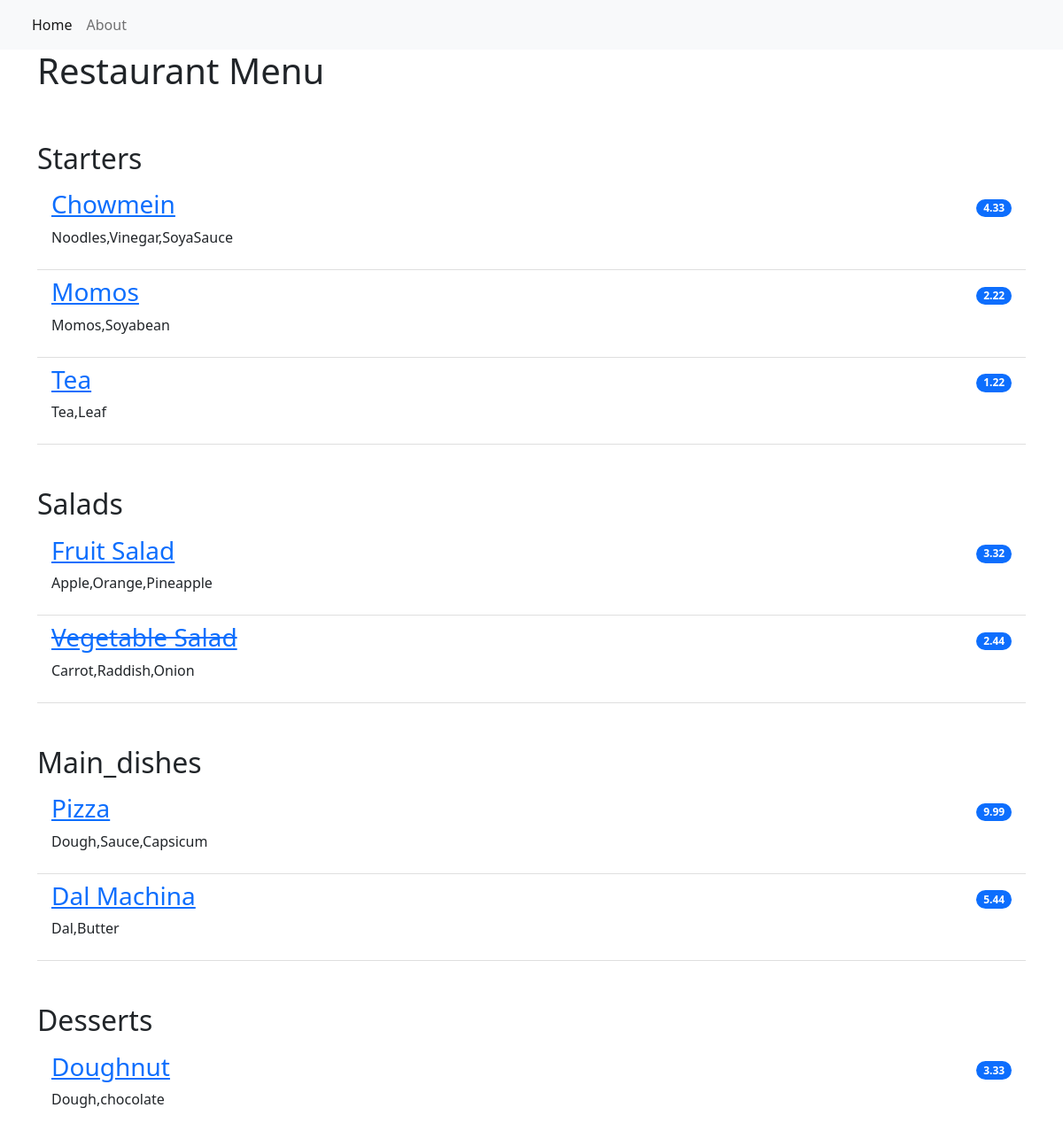
The page / on the database its author committed.
### restaurant_menu/models.py (models this page shows, shortened)
class Item(models.Model):
    meal=models.CharField(max_length=1000,unique=True)
    description=models.CharField(max_length=2000)
    price=models.DecimalField(decimal_places=2,max_digits=10)
    meal_type=models.CharField(choices=MEAL_TYPE,max_length=200)
    author=models.ForeignKey(User,on_delete=models.PROTECT)
    status=models.IntegerField(choices=STATUS,default=1)
    date_created=models.DateTimeField(auto_now_add=True)
    date_updated=models.DateTimeField(auto_now=True)

### restaurant_menu/views.py (the view)
# urls.py: path('',views.MenuList.as_view(),name="home"),
class MenuList(generic.ListView):
    queryset = Item.objects.order_by("date_created")
    template_name = "Index.html"
    def get_context_data(self, **kwargs):
        context=super().get_context_data(**kwargs)
        context["meals"]=MEAL_TYPE
        return context

### restaurant_menu/templates/index.html
{% extends 'base.html' %}
{% block content %}
<div class="container">
  <h1>Restaurant Menu</h1>
    <ul class="list-group list-group-flush">
        {% for meal in meals %}
            <h2 class="pt-5">{{ meal.1 }}</h2>
                {% for row in item_list %}
                    {% if row.meal_type == meal.0 %}
                        {% if row.status == 0 %}
                        <li class="list-group-item d-flex justify-content-between align-items-center border-0 pb-0">
                            <a href="{% url 'menu_item' row.pk %}"><h3><del>{{ row.meal }}</del></h3></a>
                            <span class="badge bg-primary rounded-pill">{{ row.price }}</span>
                        </li>
                        <li class="list-group-item pt-0">
                            <p>{{ row.description }}</p>
                        </li>
                        {% else %}
                        <li class="list-group-item d-flex justify-content-between align-items-center border-0 pb-0">
                            <a href="{% url 'menu_item' row.pk %}"><h3>{{ row.meal }}</h3></a>
                            <span class="badge bg-primary rounded-pill">{{ row.price }}</span>
                        </li>
                        <li class="list-group-item pt-0">
                            <p>{{ row.description }}</p>
                        </li>
                        {% endif %}
                    {% endif %}
                {% endfor %}
        {% endfor %}
    </ul>
</div>
{% endblock content %}

### restaurant_menu/templates/base.html (shortened to what this page needs)
<!DOCTYPE html>
<html lang="en">
    <head>
        <link href="https://cdn.jsdelivr.net/npm/bootstrap@5.2.0-beta1/dist/css/bootstrap.min.css" rel="stylesheet">
    </head>
    <body>
        <nav class="navbar navbar-expand-lg bg-light">
            <div class="container-fluid">
                <div class="collapse navbar-collapse" id="navbarNav">
                    <ul class="navbar-nav">
                         <li class="nav-item">
                            <a class="nav-link active" aria-current="page" href="{% url 'home' %}">Home</a>
                        </li>
                        <li class="nav-item">
                            <a class="nav-link" aria-current="page" href="{% url 'home' %}">About</a>
                        </li>
                    </ul>
                </div>
            </div>
        </nav>
        {% block content %}
        {% endblock content %}
    </body>
</html>

### rows shown on the page
Item: meal "Chowmein", price "4.33", description "Noodles,Vinegar,SoyaSauce"
Item: meal "Momos", price "2.22", description "Momos,Soyabean"
Item: meal "Tea", price "1.22", description "Tea,Leaf"
Item: meal "Fruit Salad", price "3.32", description "Apple,Orange,Pineapple"
Item: meal "Vegetable Salad", price "2.44", description "Carrot,Raddish,Onion"
Item: meal "Pizza", price "9.99", description "Dough,Sauce,Capsicum"
Item: meal "Dal Machina", price "5.44", description "Dal,Butter"
Item: meal "Doughnut", price "3.33", description "Dough,chocolate"

### other values the page prints
{{ meal.1 }} "Starters" "Salads" "Main_dishes" "Desserts"
